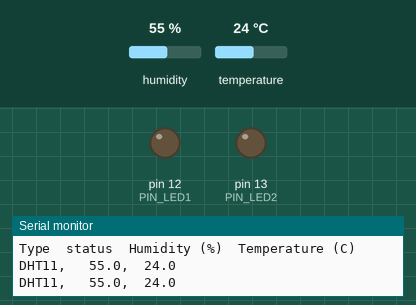
Recording of a sketch running on a simulated Arduino Uno, built with avr-gcc and run on an emulated ATmega328P. On the bench: output pins drawn as LEDs (lit = HIGH), the last lines printed to the serial monitor. The inputs (shaded band) are chosen by the test bench; at power-on: humidity 55 %, temperature 24 °C.

Above: at 1.8 s.
1.9 s: humidity set to 73 %
3.4 s: humidity set to 76 %
At 5.2 s:
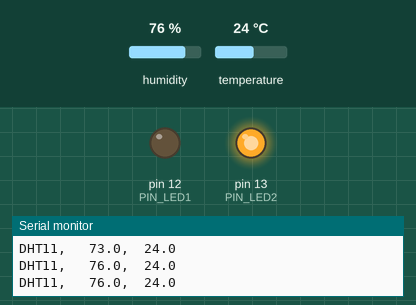
5.6 s: temperature set to 26 °C
At 7.3 s:
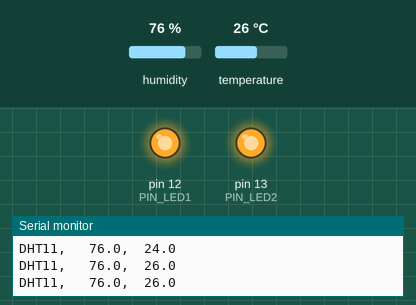
7.6 s: humidity set to 22 %
At 9.3 s:
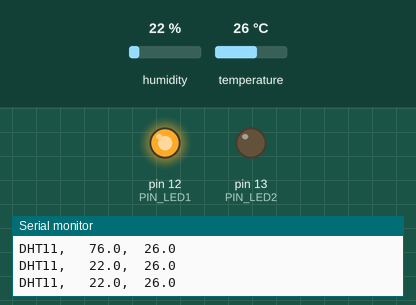
9.7 s: humidity set to 88 %
At 11.4 s:
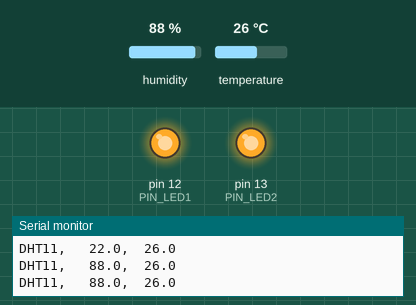
11.7 s: humidity set to 40 %
At 13.5 s:
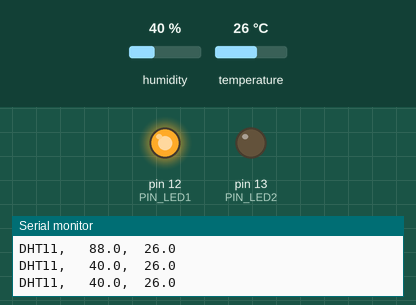
Timing chart, 0 to 14.8 s (numbered marks = the images above; inputs shaded):
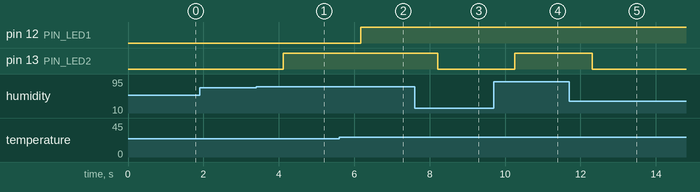

Measured:
- the behaviour switches between 74 and 75 % on humidity (found by bisection; images 0 and 1)
- the behaviour switches between 24 and 25 °C on temperature (found by bisection; images 1 and 2)
- after the input at 3.4 s, pin 13 (PIN_LED2): LOW → HIGH after 0.72 s
- after the input at 5.6 s, pin 12 (PIN_LED1): LOW → HIGH after 0.57 s
- after the input at 7.6 s, pin 13 (PIN_LED2): HIGH → LOW after 0.62 s
- after the input at 9.7 s, pin 13 (PIN_LED2): LOW → HIGH after 0.56 s
- after the input at 11.7 s, pin 13 (PIN_LED2): HIGH → LOW after 0.61 s

The sketch:

DHT_Sensor.ino
```cpp
#include <dht.h>
dht DHT;
//Khai báo chân Pin cho DHT11 = 4
#define DHT11_PIN 4

int PIN_LED1 = 12;
int PIN_LED2 = 13;

//Hàm khởi tạo
void setup()
{
//Đặt tốc độ dữ liệu = 1152000 tính bằng bit trên giây (baud) để truyền dữ liệu nối tiếp.
Serial.begin(115200);
pinMode(PIN_LED1, OUTPUT);
pinMode(PIN_LED2, OUTPUT);

//In ra màn hình title
Serial.println("Type\tstatus\tHumidity (%)\tTemperature (C)");
}

//Hàm lặp
void loop()
{
Serial.print("DHT11, \t");
int chk = DHT.read11(DHT11_PIN);
Serial.print(DHT.humidity, 1);
Serial.print(",\t");
Serial.println(DHT.temperature, 1);
if(DHT.temperature >= 25){
  digitalWrite(PIN_LED1, HIGH);
}
else {
  digitalWrite(PIN_LED1, LOW);
}
if(DHT.humidity >= 75){
  digitalWrite(PIN_LED2, HIGH);
}
else {
  digitalWrite(PIN_LED2, LOW);
}
delay(1000);
}
```
